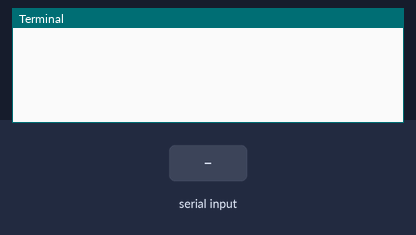
This program was run on a simulated Raspberry Pi (BCM pin numbers). Parts: the last lines printed to the terminal. The inputs (shaded band) are chosen by the test bench. The camera gives no picture and a still takes 0.5 s.

Above: at 1.2 s.
1.3 s: "+" typed at the terminal
At 2.4 s:
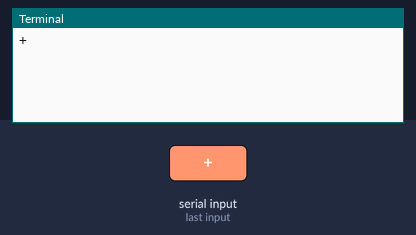
2.8 s: "d" typed at the terminal
At 3.5 s:
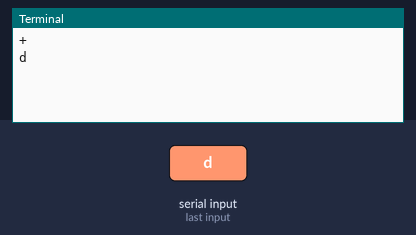
4.3 s: "a" typed at the terminal
At 4.7 s:
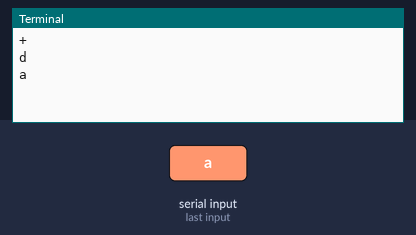
5.8 s: "w" typed at the terminal
At 7.0 s:
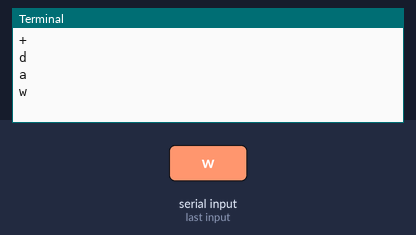
7.3 s: "s" typed at the terminal
At 8.1 s:
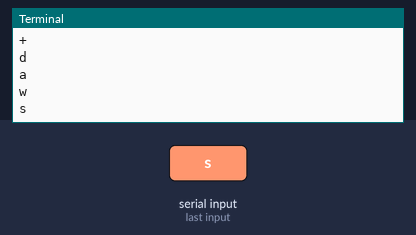

The program:

mscope.py
```python
import picamera
from time import sleep


camera = picamera.PiCamera()
#camera.resolution = (1280, 720)
camera.resolution = (2592, 1944)
camera.framerate = 15
camera.preview_fullscreen=False
camera.preview_window=(30, 26, 800, 600)

camera.led = False
camera.vflip=False
camera.hflip=False
camera.exposure_mode = 'auto'

zSize = 1
xPos = 0
yPos = 0

camera.start_preview()
camera.annotate_text = "Hello"
#camera.zoom = (0.0, 0.0, 1.0, 1.0)
camera.resolution = (2592, 1944)

while True:
    inkey = raw_input()
    try:
        if inkey == "+":
            zSize -= 0.1
            if zSize < 0.2:
                zSize = 0.2
        if inkey == "-":
            zSize +=0.1
            if zSize > 1:
	            zSize = 1
        if inkey == "d":
            xPos += 0.1
        if inkey == "a":
            xPos -= 0.1
            if xPos < 0:
                xPos = 0.0
        if inkey == "w":
            yPos -= 0.1
            if yPos <= 0:
                yPos = 0
        if inkey == "s":
            yPos += 0.1
        if yPos >=1-zSize:
            yPos = 1-zSize
        if xPos > 1-zSize:
            xPos = 1-zSize

        camera.annotate_text = "Zoom: %i%%" % (100-zSize*100)
        camera.zoom = (xPos,yPos,zSize,zSize)
        sleep(0.1)
    except KeyboardInterrupt:
        camera.stop_preview()
        break
```

Measured:
- after the input at 1.3 s, the terminal: prints a new line at once (image 1)
- after the input at 2.8 s, the terminal: prints a new line at once (image 2)
- after the input at 4.3 s, the terminal: prints a new line at once (image 3)
- after the input at 5.8 s, the terminal: prints a new line at once (image 4)
- after the input at 7.3 s, the terminal: prints a new line at once (image 5)
